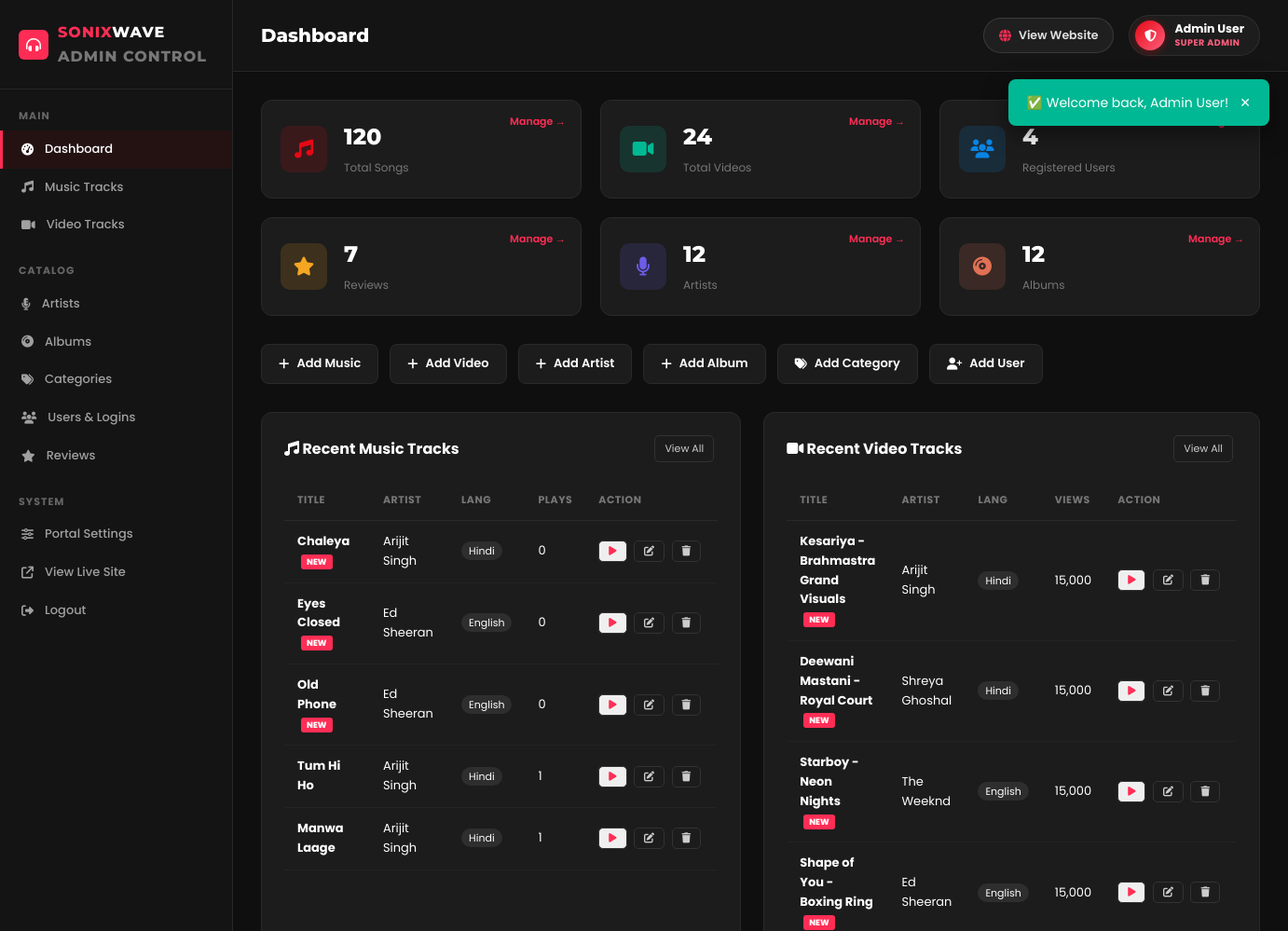
/admin/index.php (signed in, upper part), run on an earlier commit of the app's database.
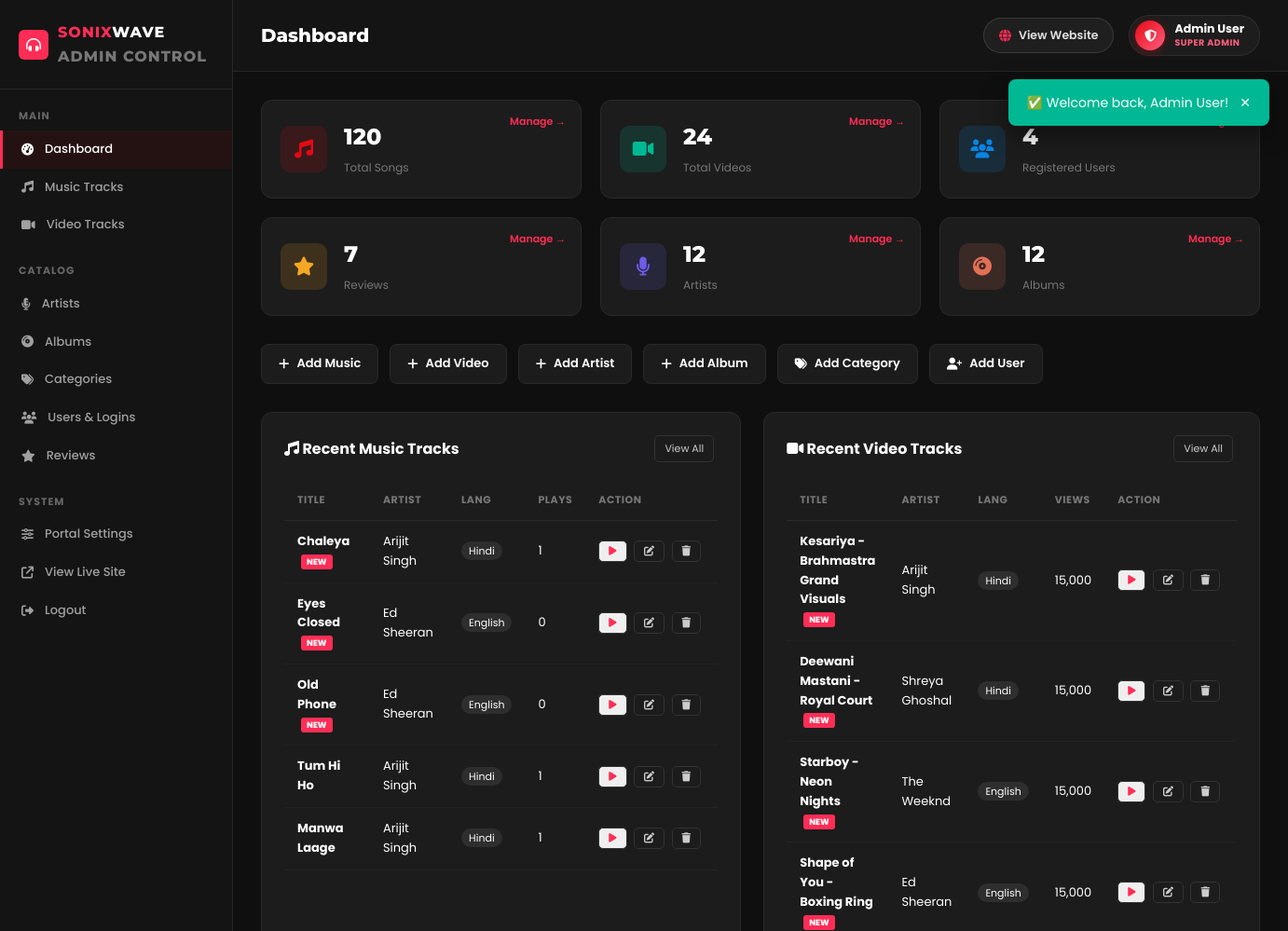
And on a later commit of the database.
### tables this page shows
CREATE TABLE `music` (
  `id` int(11) NOT NULL AUTO_INCREMENT,
  `title` varchar(200) NOT NULL,
  `artist_id` int(11) DEFAULT NULL,
  `album_id` int(11) DEFAULT NULL,
  `year` year(4) NOT NULL,
  `genre` varchar(50) NOT NULL,
  `language` varchar(50) NOT NULL,
  `cover_image` varchar(500) DEFAULT NULL,
  `file_path` varchar(500) DEFAULT NULL,
  `duration` varchar(10) DEFAULT '0:00',
  `description` text DEFAULT NULL,
  `play_count` int(11) DEFAULT 0,
  `is_new` tinyint(1) DEFAULT 1,
  `status` enum('active','inactive') DEFAULT 'active',
  `created_at` datetime DEFAULT current_timestamp(),
  PRIMARY KEY (`id`),
  KEY `artist_id` (`artist_id`),
  KEY `album_id` (`album_id`),
  CONSTRAINT `music_ibfk_1` FOREIGN KEY (`artist_id`) REFERENCES `artists` (`id`) ON DELETE SET NULL,
  CONSTRAINT `music_ibfk_2` FOREIGN KEY (`album_id`) REFERENCES `albums` (`id`) ON DELETE SET NULL
);

CREATE TABLE `artists` (
  `id` int(11) NOT NULL AUTO_INCREMENT,
  `name` varchar(100) NOT NULL,
  `bio` text DEFAULT NULL,
  `image` varchar(500) DEFAULT NULL,
  `language` varchar(50) DEFAULT NULL,
  `created_at` datetime DEFAULT current_timestamp(),
  PRIMARY KEY (`id`)
);

### includes/auth.php (called while the page is built, shortened)
<?php
function resolveMediaUrl(?string $path, string $type = 'cover'): string {
    if ($type === 'cover') {
        return SITE_URL . '/assets/images/covers/' . ltrim($path, '/');
    } elseif ($type === 'music') {
        return SITE_URL . '/assets/uploads/music/' . ltrim($path, '/');
    } elseif ($type === 'video') {
        return SITE_URL . '/assets/uploads/videos/' . ltrim($path, '/');
    } elseif ($type === 'artist') {
        return SITE_URL . '/assets/images/artists/' . ltrim($path, '/');
    }
    return SITE_URL . '/' . ltrim($path, '/');
}
function isMediaNew(?array $item): bool {
    if (isset($item['is_new']) && !$item['is_new']) {
        return false;
    }
    if (!empty($item['created_at'])) {
        $createdTimestamp = strtotime($item['created_at']);
        if ($createdTimestamp) {
            $diffSeconds = time() - $createdTimestamp;
            return ($diffSeconds >= 0 && $diffSeconds <= (3 * 86400));
        }
    }
    return !empty($item['is_new']);
}
function clean(string $str): string {
    return htmlspecialchars(strip_tags(trim($str)));
}

### admin/index.php (the view, shortened to what the changed rows need)
<?php
require_once __DIR__ . '/includes/admin-header.php';
$pdo = getDB();
$recentMusic = $pdo->query("
    SELECT m.*, a.name AS artist_name FROM music m
    LEFT JOIN artists a ON m.artist_id = a.id
    ORDER BY m.created_at DESC LIMIT 5
")->fetchAll();
?>
<div class="admin-two-col">
  <div class="admin-box">
    <table class="admin-table">
      <thead><tr><th>Title</th><th>Artist</th><th>Lang</th><th>Plays</th><th>Action</th></tr></thead>
      <tbody>
        <?php foreach ($recentMusic as $m): ?>
        <tr>
          <td><strong><?= clean($m['title']) ?></strong> <?= isMediaNew($m) ? '<span class="badge-new-sm">NEW</span>' : '' ?></td>
          <td><?= clean($m['artist_name'] ?? '-') ?></td>
          <td><span class="badge-tag"><?= clean($m['language']) ?></span></td>
          <td><?= number_format($m['play_count']) ?></td>
          <td style="white-space:nowrap;">
            <button type="button" class="tbl-btn" style="color:var(--primary);" onclick="previewAdminSong('<?= resolveMediaUrl($m['file_path'], 'music') ?>', '<?= clean(addslashes($m['title'])) ?>')" title="Play Preview"><i class="fas fa-play"></i></button>
            <a href="<?= SITE_URL ?>/admin/music.php?action=edit&id=<?= $m['id'] ?>" class="tbl-btn" title="Edit"><i class="fas fa-edit"></i></a>
            <a href="<?= SITE_URL ?>/admin/music.php?action=delete&id=<?= $m['id'] ?>" class="tbl-btn danger" onclick="return confirm('Delete this song?')" title="Delete"><i class="fas fa-trash"></i></a>
          </td>
        </tr>
        <?php endforeach; ?>
      </tbody>
    </table>
  </div>
  <div class="admin-box">
    <table class="admin-table">
      <thead><tr><th>Title</th><th>Artist</th><th>Lang</th><th>Views</th><th>Action</th></tr></thead>
    </table>
  </div>
</div>
<?php require_once __DIR__ . '/includes/admin-footer.php'; ?>

What changed in the data, as far as the page shows it:
changed music "Chaleya": play_count "0" → "1"
